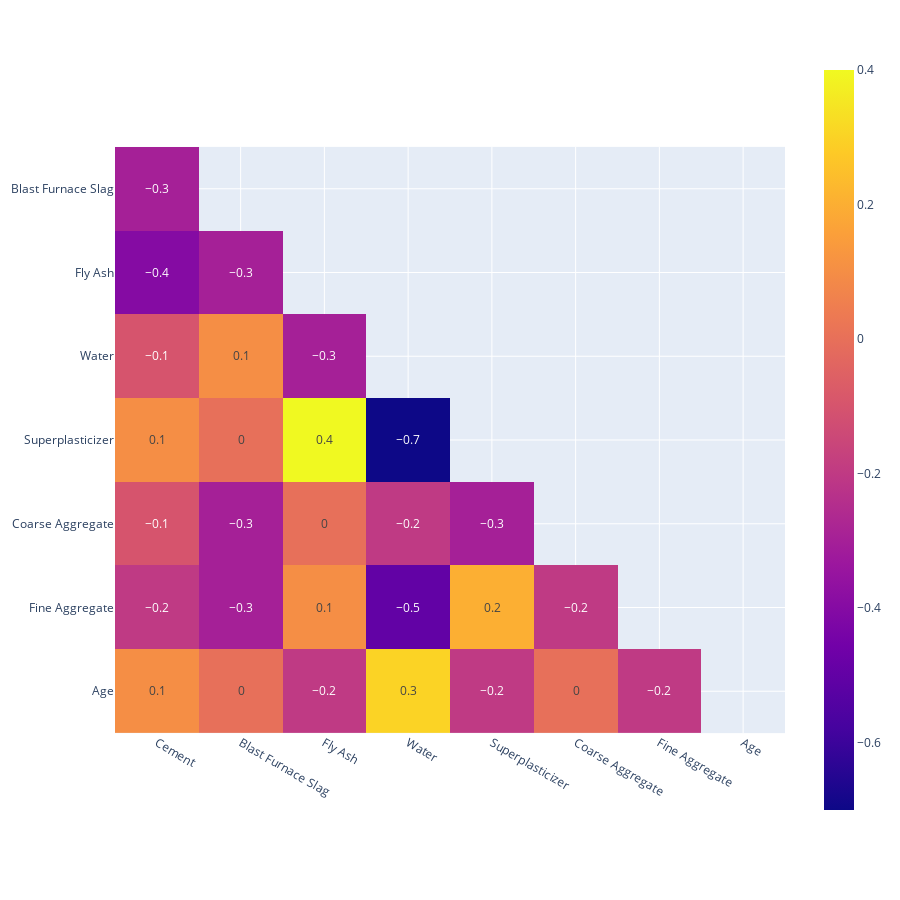

This figure's notebook cell:
### Code cell
std_corr = standard.corr().round(1)  
# Mask to matrix
mask = np.zeros_like(std_corr, dtype=bool)
mask[np.triu_indices_from(mask)] = True
# Viz
df_corr_viz = std_corr.mask(mask).dropna(how='all')
fig = px.imshow(df_corr_viz, text_auto=True)
fig.update_layout(height = 900, width=900)
fig.show()

### Figure 1 — Plotly figure (JSON) as saved in the notebook; plotly's stock layout.template omitted (floating-point values rounded to 4 significant figures)
{"data": [{"coloraxis": "coloraxis", "hovertemplate": "x: %{x}<br>y: %{y}<br>color: %{z}<extra></extra>", "name": "0", "texttemplate": "%{z}", "type": "heatmap", "x": ["Cement", "Blast Furnace Slag", "Fly Ash", "Water", "Superplasticizer", "Coarse Aggregate", "Fine Aggregate", "Age"], "xaxis": "x", "y": ["Blast Furnace Slag", "Fly Ash", "Water", "Superplasticizer", "Coarse Aggregate", "Fine Aggregate", "Age"], "yaxis": "y", "z": [[-0.3, null, null, null, null, null, null, null], [-0.4, -0.3, null, null, null, null, null, null], [-0.1, 0.1, -0.3, null, null, null, null, null], [0.1, 0, 0.4, -0.7, null, null, null, null], [-0.1, -0.3, 0, -0.2, -0.3, null, null, null], [-0.2, -0.3, 0.1, -0.5, 0.2, -0.2, null, null], [0.1, 0, -0.2, 0.3, -0.2, 0, -0.2, null]]}], "layout": {"coloraxis": {"colorscale": [[0, "#0d0887"], [0.1111, "#46039f"], [0.2222, "#7201a8"], [0.3333, "#9c179e"], [0.4444, "#bd3786"], [0.5556, "#d8576b"], [0.6667, "#ed7953"], [0.7778, "#fb9f3a"], [0.8889, "#fdca26"], [1, "#f0f921"]]}, "height": 900, "margin": {"t": 60}, "width": 900, "xaxis": {"anchor": "y", "autorange": true, "constrain": "domain", "domain": [0, 1], "range": [-0.5, 7.5], "scaleanchor": "y", "type": "category"}, "yaxis": {"anchor": "x", "autorange": true, "constrain": "domain", "domain": [0.1143, 0.8857], "range": [6.5, -0.5], "type": "category"}}}
